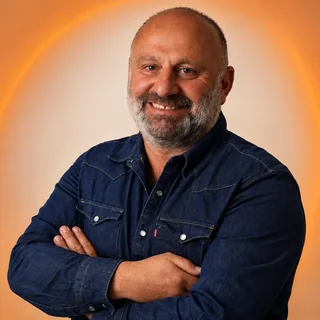
#> input picture src/assets/olivier-haas-fondateur-320.webp, 320 x 320 px
$ python portrait-webp.py ../src/assets/olivier-haas-fondateur-320.webp
#> lines starting #> are read from the running program, lines starting #| are printed output that depends on the picture
#!/usr/bin/env python3
"""Génère les deux WebP du portrait fondateur (décision HAA-306 du 25/11/2026).

Usage : python3 tools/portrait-webp.py <portrait-source.(jpg|png|webp)>
Sortie : src/assets/olivier-haas-fondateur.webp (640x640) et -320.webp (320x320), recadrage carré centré, qualité 82.
"""
import sys, pathlib
from PIL import Image, ImageOps

src = pathlib.Path(sys.argv[1])
out = pathlib.Path(__file__).resolve().parent.parent / "src" / "assets"
im = ImageOps.exif_transpose(Image.open(src)).convert("RGB")
#> im is the input picture: PIL image 320x320 RGB; mean R, G, B 133.3, 99, 82
side = min(im.size)
#> side = 320
im = im.crop(((im.width - side) // 2, (im.height - side) // 2, (im.width + side) // 2, (im.height + side) // 2))
for size, name in ((640, "olivier-haas-fondateur.webp"), (320, "olivier-haas-fondateur-320.webp")):
    im.resize((size, size), Image.LANCZOS).save(out / name, "WEBP", quality=82, method=6)
    print(name, (out / name).stat().st_size, "octets")
#> this loop made 2 passes
#> pass 1, `im.resize((size, size), Image.LANCZOS).save(out / name, "WEBP", qualit..`:
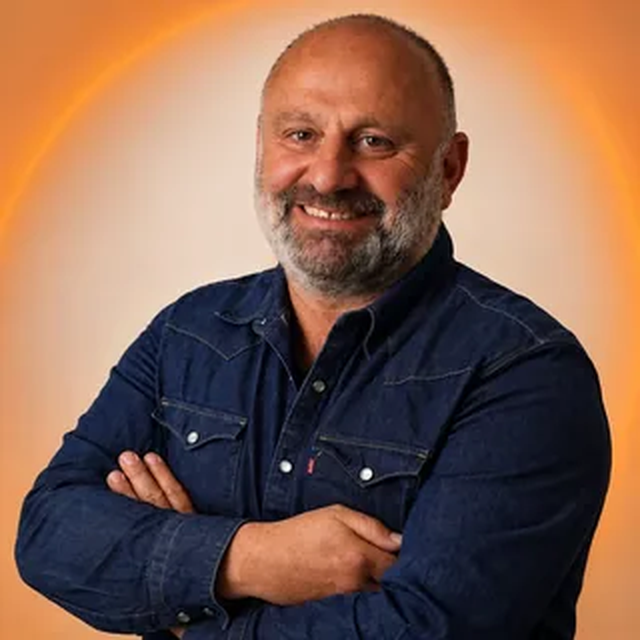
#> saved as olivier-haas-fondateur.webp: PIL image 640x640 RGB; mean R, G, B 133.3, 99.1, 82
